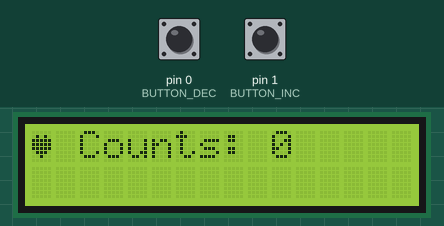
The sketch below on a simulated Arduino Uno, built with avr-gcc and run on an emulated ATmega328P. On the bench: 16×2 character LCD. The test bench sets the inputs (shaded band); at power-on: pin 1 (BUTTON_INC) HIGH, pin 0 (BUTTON_DEC) HIGH.

Above: at 1.2 s.
1.3 s: pin 1 (BUTTON_INC) pulled LOW for 3.2 s
At 4.6 s:
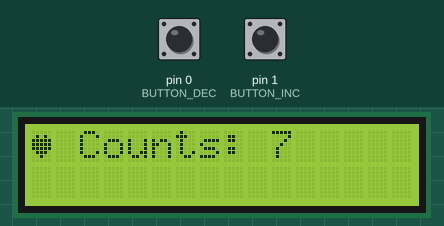
6.0 s: pin 1 (BUTTON_INC) pulled LOW for 0.15 s
Timing chart, 0 to 9.0 s (numbered marks = the images above; inputs shaded):
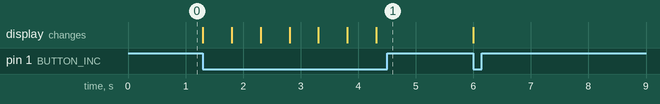

The sketch:

Q2_code.ino
```cpp
// include the library code:
#include <LiquidCrystal.h>

const int rs = 12, en = 11, d4 = 5, d5 = 4, d6 = 3, d7 = 2;
LiquidCrystal lcd(rs, en, d4, d5, d6, d7);
byte heart[8] = {
  0b00000,
  0b01010,
  0b11111,
  0b11111,
  0b11111,
  0b01110,
  0b00100,
  0b00000
};
const int BUTTON_INC  = 1;
const int BUTTON_DEC = 0;

int Counts = 0;

void setup()
{
  pinMode(BUTTON_INC, INPUT_PULLUP);
  pinMode(BUTTON_DEC, INPUT_PULLUP);
  // set up the LCD's number of columns and rows
  lcd.begin(16, 2);
  lcd.createChar(0, heart);
  lcd.setCursor(0, 0);
  lcd.write(byte(0));
  lcd.print(" Counts: ");
  lcd.print(Counts);
}

void loop()
{
  if(digitalRead(BUTTON_INC) == LOW)
  {
    Counts++;
    lcd.setCursor(0, 0);
    lcd.write(byte(0));
    lcd.print(" Counts: ");
    lcd.print(Counts);
    delay(500);
  }
  if(digitalRead(BUTTON_DEC) == LOW)
  {
    if(Counts > 0){
      Counts--;
      lcd.setCursor(0, 0);
      lcd.write(byte(0));
      lcd.print(" Counts: ");
      lcd.print(Counts);
      delay(500);
    }
  }
}
```

Measured:
- after the input at 1.3 s, the display: first changes at once (image 1 shows a later state)
